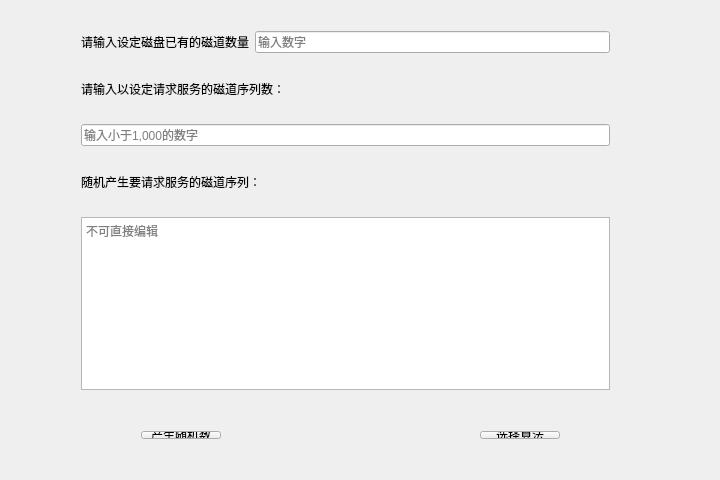
<?xml version="1.0" encoding="UTF-8"?>
<ui version="4.0">
 <class>Widget</class>
 <widget class="QWidget" name="Widget">
  <property name="geometry">
   <rect>
    <x>0</x>
    <y>0</y>
    <width>720</width>
    <height>480</height>
   </rect>
  </property>
  <property name="windowTitle">
   <string>Widget</string>
  </property>
  <widget class="QWidget" name="layoutWidget">
   <property name="geometry">
    <rect>
     <x>70</x>
     <y>20</y>
     <width>551</width>
     <height>381</height>
    </rect>
   </property>
   <layout class="QVBoxLayout" name="verticalLayout">
    <item>
     <layout class="QHBoxLayout" name="horizontalLayout_2">
      <item>
       <widget class="QLabel" name="label_3">
        <property name="text">
         <string>请输入设定磁盘已有的磁道数量</string>
        </property>
       </widget>
      </item>
      <item>
       <widget class="QLineEdit" name="LE_ExitTrackNum">
        <property name="placeholderText">
         <string>输入数字</string>
        </property>
       </widget>
      </item>
     </layout>
    </item>
    <item>
     <spacer name="verticalSpacer_4">
      <property name="orientation">
       <enum>Qt::Vertical</enum>
      </property>
      <property name="sizeHint" stdset="0">
       <size>
        <width>20</width>
        <height>40</height>
       </size>
      </property>
     </spacer>
    </item>
    <item>
     <widget class="QLabel" name="label">
      <property name="text">
       <string>请输入以设定请求服务的磁道序列数：</string>
      </property>
     </widget>
    </item>
    <item>
     <spacer name="verticalSpacer">
      <property name="orientation">
       <enum>Qt::Vertical</enum>
      </property>
      <property name="sizeHint" stdset="0">
       <size>
        <width>20</width>
        <height>40</height>
       </size>
      </property>
     </spacer>
    </item>
    <item>
     <widget class="QLineEdit" name="LE_TrackNum">
      <property name="text">
       <string/>
      </property>
      <property name="placeholderText">
       <string>输入小于1,000的数字</string>
      </property>
     </widget>
    </item>
    <item>
     <spacer name="verticalSpacer_2">
      <property name="orientation">
       <enum>Qt::Vertical</enum>
      </property>
      <property name="sizeHint" stdset="0">
       <size>
        <width>20</width>
        <height>40</height>
       </size>
      </property>
     </spacer>
    </item>
    <item>
     <widget class="QLabel" name="label_2">
      <property name="text">
       <string>随机产生要请求服务的磁道序列：</string>
      </property>
     </widget>
    </item>
    <item>
     <spacer name="verticalSpacer_3">
      <property name="orientation">
       <enum>Qt::Vertical</enum>
      </property>
      <property name="sizeHint" stdset="0">
       <size>
        <width>20</width>
        <height>40</height>
       </size>
      </property>
     </spacer>
    </item>
    <item>
     <widget class="QTextEdit" name="TE_RandomTrack">
      <property name="placeholderText">
       <string>不可直接编辑</string>
      </property>
     </widget>
    </item>
   </layout>
  </widget>
  <widget class="QWidget" name="layoutWidget">
   <property name="geometry">
    <rect>
     <x>130</x>
     <y>420</y>
     <width>441</width>
     <height>30</height>
    </rect>
   </property>
   <layout class="QHBoxLayout" name="horizontalLayout">
    <item>
     <widget class="QPushButton" name="BTN_CreateRandom">
      <property name="text">
       <string>产生随机数</string>
      </property>
     </widget>
    </item>
    <item>
     <spacer name="horizontalSpacer">
      <property name="orientation">
       <enum>Qt::Horizontal</enum>
      </property>
      <property name="sizeHint" stdset="0">
       <size>
        <width>40</width>
        <height>20</height>
       </size>
      </property>
     </spacer>
    </item>
    <item>
     <widget class="QPushButton" name="BTN_Choose">
      <property name="text">
       <string>选择算法</string>
      </property>
     </widget>
    </item>
   </layout>
  </widget>
 </widget>
 <layoutdefault spacing="6" margin="11"/>
 <resources/>
 <connections/>
</ui>
